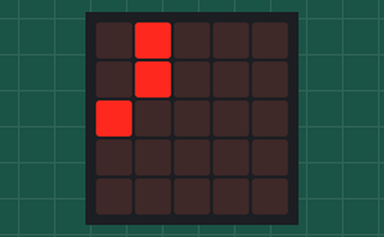
This program was run on a simulated BBC micro:bit (MakeCode). Parts: the board's 5×5 LED display.

Above: at 0.1 s.
At 4.9 s:
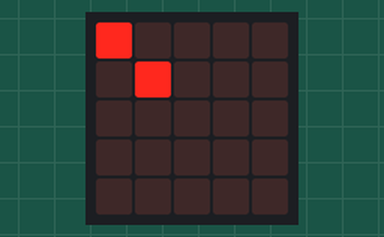
At 10.7 s:
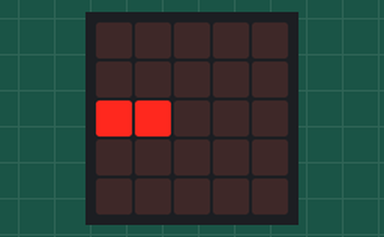
At 12.1 s:
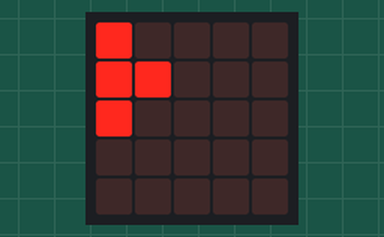
At 23.7 s:
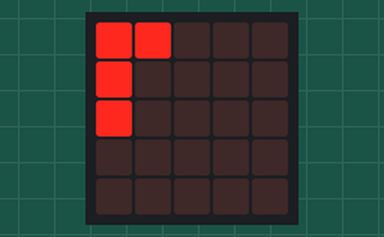
At 37.7 s:
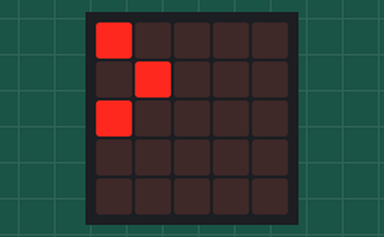

The program:

main.ts
```typescript
basic.forever(function () {
    basic.showLeds(`
        . # . . .
        . # . . .
        # . . . .
        . . . . .
        . . . . .
        `)
    basic.pause(1000)
    basic.showLeds(`
        # # . . .
        # . . . .
        # . . . .
        . . . . .
        . . . . .
        `)
    basic.pause(3000)
    basic.showLeds(`
        # . . . .
        . # . . .
        . . . . .
        . . . . .
        . . . . .
        `)
    basic.pause(2000)
    basic.showLeds(`
        # . . . .
        # # . . .
        # . . . .
        . . . . .
        . . . . .
        `)
    basic.pause(3000)
    basic.showLeds(`
        . . . . .
        . . . . .
        # # . . .
        . . . . .
        . . . . .
        `)
    basic.pause(1000)
    basic.showLeds(`
        # . . . .
        # # . . .
        # . . . .
        . . . . .
        . . . . .
        `)
    basic.pause(3000)
    basic.showLeds(`
        # . . . .
        . # . . .
        # . . . .
        . . . . .
        . . . . .
        `)
    basic.pause(5000)
    basic.showLeds(`
        . # . . .
        . # . . .
        # . . . .
        . . . . .
        . . . . .
        `)
    basic.pause(1000)
})
```

test.ts
```typescript
// aquí va el archivo "tests"; esto no se compilará cuando este paquete se utilice como una extensión.
```

Measured:
- what the display in image 1 shows lasts 2.4 s, from 4.8 s to 7.2 s
- what the display in image 2 shows lasts 1.4 s, from 10.6 s to 12.0 s
- what the display in image 3 shows lasts 3.4 s, from 12.0 s to 15.4 s
